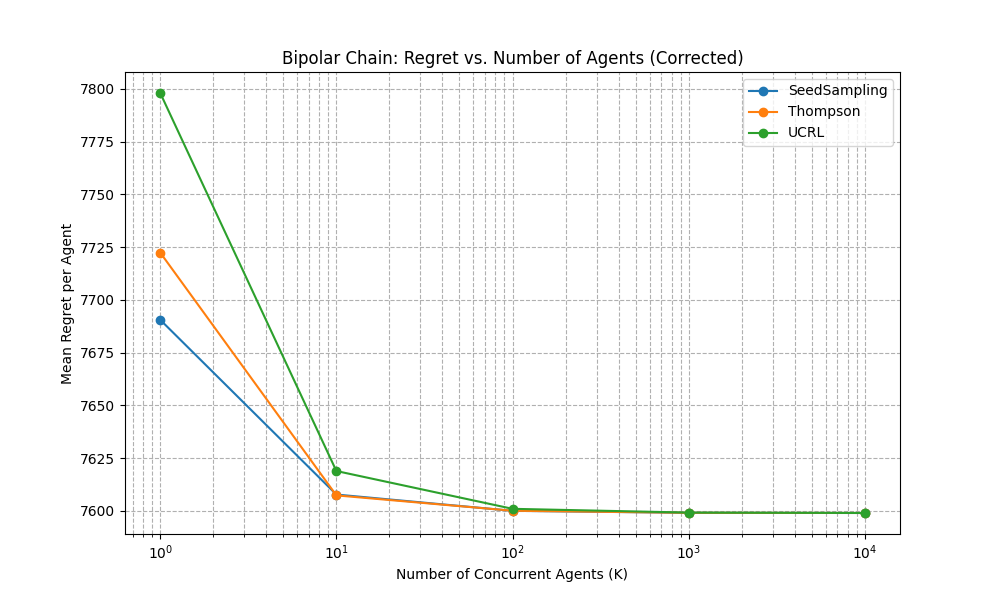

Generate this figure with Python:
import numpy as np
import matplotlib
matplotlib.use('Agg')
import numpy as np
import matplotlib.pyplot as plt

class BipolarChainEnv:
    def __init__(self, N, true_theta_L, true_theta_R):
        self.N = N  # Total vertices (odd, e.g., N=100)
        self.mid = N // 2  # Start at midpoint (vertex 50)
        self.true_theta = {'L': true_theta_L, 'R': true_theta_R}
        self.revealed = False  # True when any agent reaches L/R endpoint
        
    def traverse(self, agent_path):
        """Calculate reward for an agent's path. 
        Intermediate edges have reward -1; endpoints have theta_L/theta_R."""
        reward = 0
        endpoint_reached = False
        for step in range(len(agent_path) - 1):
            curr = agent_path[step]
            next_v = agent_path[step + 1]
            if next_v == 0:  # Left endpoint
                reward += self.true_theta['L']
                self.revealed = True
                endpoint_reached = True
            elif next_v == self.N - 1:  # Right endpoint
                reward += self.true_theta['R']
                self.revealed = True
                endpoint_reached = True
            else:
                reward -= 1  # Intermediate edge
            if endpoint_reached:
                break
        return reward, endpoint_reached

class Agent:
    def __init__(self, agent_id, algorithm, prior_p=0.5):
        self.algorithm = algorithm
        self.prior_p = prior_p
        self.seed = np.random.rand() if algorithm == "SeedSampling" else None
        self.direction = None  # Fixed direction (L/R) for SeedSampling
        
    def choose_direction(self):
        if self.algorithm == "SeedSampling":
            self.direction = 'L' if self.seed < 0.5 else 'R'
        elif self.algorithm == "Thompson":
            self.direction = 'L' if np.random.rand() < self.prior_p else 'R'
        elif self.algorithm == "UCRL":
            self.direction = 'R'  # Optimistically choose right
        return self.direction

def simulate_bipolar_chain(K, N, H, true_theta_L, true_theta_R, algorithm, n_sims=50):
    optimal_reward = (N // 2 + 1) * H  # R* = N/2 +1 (paper's definition)
    regrets = []
    
    for _ in range(n_sims):
        env = BipolarChainEnv(N, true_theta_L, true_theta_R)
        agents = [Agent(k, algorithm) for k in range(K)]
        total_regret = 0
        
        for agent in agents:
            # Agent's path (starts at midpoint)
            path = [env.mid]
            direction = agent.choose_direction()
            endpoint_reached = False
            
            for step in range(H):
                if env.revealed:
                    # After revelation, switch to optimal direction
                    optimal_dir = 'L' if env.true_theta['L'] > env.true_theta['R'] else 'R'
                    direction = optimal_dir
                
                # Move in chosen direction
                curr = path[-1]
                next_v = curr - 1 if direction == 'L' else curr + 1
                path.append(next_v)
                
                # Check if endpoint reached
                if next_v == 0 or next_v == N - 1:
                    break
            
            # Calculate reward and regret
            agent_reward, _ = env.traverse(path)
            agent_regret = optimal_reward - agent_reward
            total_regret += agent_regret
        
        mean_regret = total_regret / K
        regrets.append(mean_regret)
    
    return np.mean(regrets)

# Parameters (aligned with Figure 3)
N = 100  # Odd number (vertices 0-99)
H = 150  # Horizon
true_theta_L, true_theta_R = N, -N  # Left is optimal (R* = N/2 +1)
K_values = [1, 10, 100, 1000, 10000]  # 10^0 to 10^4

# Simulate
alg_regrets = {}
for alg in ["SeedSampling", "Thompson", "UCRL"]:
    print(f"Simulating {alg}...")
    regrets = []
    for K in K_values:
        avg_regret = simulate_bipolar_chain(K, N, H, true_theta_L, true_theta_R, alg, n_sims=50)
        regrets.append(avg_regret)
    alg_regrets[alg] = regrets

# Plot (matches paper's Figure 3)
plt.figure(figsize=(10, 6))
for alg, reg in alg_regrets.items():
    print(reg)
    plt.plot(K_values, reg, marker='o', label=alg)

plt.xscale('log')
plt.xticks(K_values, labels=[f"$10^{i}$" for i in range(5)])
#plt.ylim(0, 200)  # Cap y-axis at 200
plt.xlabel("Number of Concurrent Agents (K)")
plt.ylabel("Mean Regret per Agent")
plt.legend()
plt.grid(True, which="both", linestyle="--")
plt.title("Bipolar Chain: Regret vs. Number of Agents (Corrected)")
plt.savefig("bipolar_chain_regret.png")